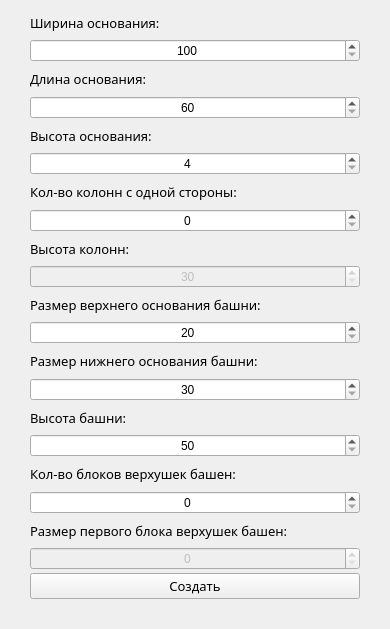
<?xml version="1.0" encoding="UTF-8"?>
<ui version="4.0">
 <class>newObjectWindow</class>
 <widget class="QMainWindow" name="newObjectWindow">
  <property name="windowModality">
   <enum>Qt::ApplicationModal</enum>
  </property>
  <property name="geometry">
   <rect>
    <x>0</x>
    <y>0</y>
    <width>390</width>
    <height>629</height>
   </rect>
  </property>
  <property name="windowTitle">
   <string>Параметры нового объекта</string>
  </property>
  <widget class="QWidget" name="centralwidget">
   <layout class="QVBoxLayout" name="verticalLayout_2">
    <property name="leftMargin">
     <number>30</number>
    </property>
    <property name="topMargin">
     <number>9</number>
    </property>
    <property name="rightMargin">
     <number>30</number>
    </property>
    <property name="bottomMargin">
     <number>30</number>
    </property>
    <item>
     <layout class="QVBoxLayout" name="verticalLayout">
      <property name="spacing">
       <number>3</number>
      </property>
      <item>
       <widget class="QLabel" name="label">
        <property name="font">
         <font>
          <family>Sitka</family>
          <pointsize>10</pointsize>
         </font>
        </property>
        <property name="text">
         <string>Ширина основания:</string>
        </property>
       </widget>
      </item>
      <item>
       <widget class="QSpinBox" name="base_width">
        <property name="alignment">
         <set>Qt::AlignCenter</set>
        </property>
        <property name="minimum">
         <number>100</number>
        </property>
        <property name="maximum">
         <number>500</number>
        </property>
        <property name="value">
         <number>100</number>
        </property>
       </widget>
      </item>
      <item>
       <widget class="QLabel" name="label_2">
        <property name="font">
         <font>
          <family>Sitka</family>
          <pointsize>10</pointsize>
         </font>
        </property>
        <property name="text">
         <string>Длина основания:</string>
        </property>
       </widget>
      </item>
      <item>
       <widget class="QSpinBox" name="base_length">
        <property name="alignment">
         <set>Qt::AlignCenter</set>
        </property>
        <property name="specialValueText">
         <string/>
        </property>
        <property name="minimum">
         <number>60</number>
        </property>
        <property name="maximum">
         <number>500</number>
        </property>
        <property name="value">
         <number>60</number>
        </property>
       </widget>
      </item>
      <item>
       <widget class="QLabel" name="label_8">
        <property name="font">
         <font>
          <family>Sitka</family>
          <pointsize>10</pointsize>
         </font>
        </property>
        <property name="text">
         <string>Высота основания:</string>
        </property>
       </widget>
      </item>
      <item>
       <widget class="QSpinBox" name="base_height">
        <property name="alignment">
         <set>Qt::AlignCenter</set>
        </property>
        <property name="specialValueText">
         <string/>
        </property>
        <property name="minimum">
         <number>4</number>
        </property>
        <property name="maximum">
         <number>100</number>
        </property>
       </widget>
      </item>
      <item>
       <widget class="QLabel" name="label_3">
        <property name="font">
         <font>
          <family>Sitka</family>
          <pointsize>10</pointsize>
         </font>
        </property>
        <property name="text">
         <string>Кол-во колонн с одной стороны:</string>
        </property>
       </widget>
      </item>
      <item>
       <widget class="QSpinBox" name="columns_count">
        <property name="alignment">
         <set>Qt::AlignCenter</set>
        </property>
        <property name="specialValueText">
         <string/>
        </property>
        <property name="maximum">
         <number>3</number>
        </property>
       </widget>
      </item>
      <item>
       <widget class="QLabel" name="label_5">
        <property name="font">
         <font>
          <family>Sitka</family>
          <pointsize>10</pointsize>
         </font>
        </property>
        <property name="text">
         <string>Высота колонн:</string>
        </property>
       </widget>
      </item>
      <item>
       <widget class="QSpinBox" name="column_height">
        <property name="enabled">
         <bool>false</bool>
        </property>
        <property name="alignment">
         <set>Qt::AlignCenter</set>
        </property>
        <property name="specialValueText">
         <string/>
        </property>
        <property name="minimum">
         <number>30</number>
        </property>
        <property name="maximum">
         <number>500</number>
        </property>
       </widget>
      </item>
      <item>
       <widget class="QLabel" name="label_6">
        <property name="font">
         <font>
          <family>Sitka</family>
          <pointsize>10</pointsize>
         </font>
        </property>
        <property name="text">
         <string>Размер верхнего основания башни:</string>
        </property>
       </widget>
      </item>
      <item>
       <widget class="QSpinBox" name="top_tower_size">
        <property name="alignment">
         <set>Qt::AlignCenter</set>
        </property>
        <property name="specialValueText">
         <string/>
        </property>
        <property name="minimum">
         <number>20</number>
        </property>
        <property name="maximum">
         <number>500</number>
        </property>
       </widget>
      </item>
      <item>
       <widget class="QLabel" name="label_7">
        <property name="font">
         <font>
          <family>Sitka</family>
          <pointsize>10</pointsize>
         </font>
        </property>
        <property name="text">
         <string>Размер нижнего основания башни:</string>
        </property>
       </widget>
      </item>
      <item>
       <widget class="QSpinBox" name="bottom_tower_size">
        <property name="alignment">
         <set>Qt::AlignCenter</set>
        </property>
        <property name="specialValueText">
         <string/>
        </property>
        <property name="minimum">
         <number>30</number>
        </property>
        <property name="maximum">
         <number>500</number>
        </property>
       </widget>
      </item>
      <item>
       <widget class="QLabel" name="label_11">
        <property name="font">
         <font>
          <family>Sitka</family>
          <pointsize>10</pointsize>
         </font>
        </property>
        <property name="text">
         <string>Высота башни:</string>
        </property>
       </widget>
      </item>
      <item>
       <widget class="QSpinBox" name="tower_height">
        <property name="alignment">
         <set>Qt::AlignCenter</set>
        </property>
        <property name="specialValueText">
         <string/>
        </property>
        <property name="minimum">
         <number>50</number>
        </property>
        <property name="maximum">
         <number>500</number>
        </property>
       </widget>
      </item>
      <item>
       <widget class="QLabel" name="label_9">
        <property name="font">
         <font>
          <family>Sitka</family>
          <pointsize>10</pointsize>
         </font>
        </property>
        <property name="text">
         <string>Кол-во блоков верхушек башен:</string>
        </property>
       </widget>
      </item>
      <item>
       <widget class="QSpinBox" name="hats_count">
        <property name="alignment">
         <set>Qt::AlignCenter</set>
        </property>
        <property name="specialValueText">
         <string/>
        </property>
        <property name="maximum">
         <number>5</number>
        </property>
       </widget>
      </item>
      <item>
       <widget class="QLabel" name="label_10">
        <property name="font">
         <font>
          <family>Sitka</family>
          <pointsize>10</pointsize>
         </font>
        </property>
        <property name="text">
         <string>Размер первого блока верхушек башен:</string>
        </property>
       </widget>
      </item>
      <item>
       <widget class="QSpinBox" name="tower_hat_size">
        <property name="enabled">
         <bool>false</bool>
        </property>
        <property name="alignment">
         <set>Qt::AlignCenter</set>
        </property>
        <property name="specialValueText">
         <string/>
        </property>
        <property name="maximum">
         <number>500</number>
        </property>
       </widget>
      </item>
      <item>
       <widget class="QPushButton" name="make_button">
        <property name="font">
         <font>
          <family>Sitka</family>
          <pointsize>10</pointsize>
         </font>
        </property>
        <property name="text">
         <string>Создать</string>
        </property>
       </widget>
      </item>
     </layout>
    </item>
   </layout>
  </widget>
 </widget>
 <resources/>
 <connections/>
</ui>
